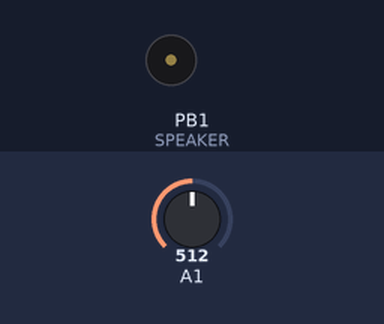
Bench run of a sketch on a simulated ATtiny85, built with avr-gcc and run on an emulated ATtiny85. Shown: buzzer (waves = sounding). Inputs (shaded band) come from the test bench; at power-on: A1 = 512.

Above: at 1.8 s.
1.9 s: A1 set to 0
At 3.3 s:
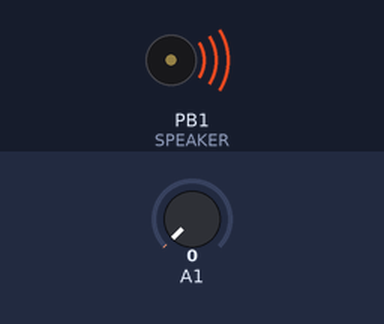
3.6 s: A1 set to 12
At 4.1 s:
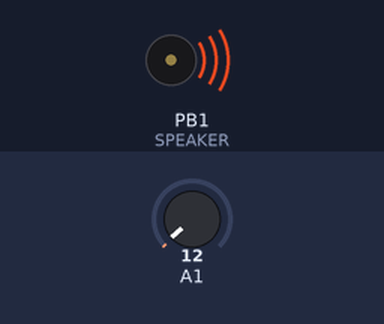
5.1 s: A1 set to 16
At 5.7 s:
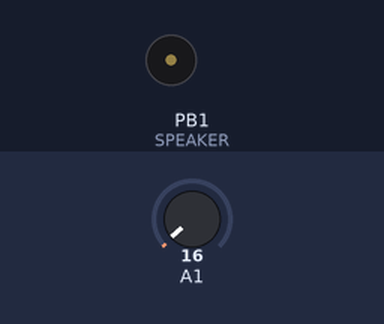
Timing chart, 0 to 8.1 s (numbered marks = the images above; inputs shaded):
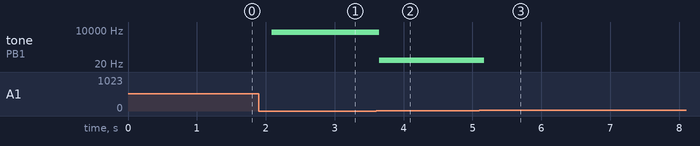

The sketch:

analogtest.ino
```cpp
/* Adafruit Trinket/Gemma Example: Simple Theramin

Read the voltage from a Cadmium Sulfide (CdS) photocell voltage divider
and output a corresponding tone to a piezo buzzer

Trinket Wiring: Photocell voltage divider center wire to GPIO #2
(analog 1) and output tone to GPIO #0 (digital 0)

Gemma Wiring: Voltage divider center wire to Gemma D2/A1, output
tone to Gemma D1.

Note: The Arduino tone library does not work for the ATTiny85 on the
Trinket and Gemma.  The beep function below is similar.  The beep code
is adapted from Dr. Leah Buechley at
http://web.media.mit.edu/~leah/LilyPad/07_sound_code.html

September 18, 2013
*/

#define SPEAKER   1    // Speaker on GPIO #0
#define PHOTOCELL 1    // CdS photocell on GPIO #2 (A1)
#define SCALE     2.0  // You can change this to change the tone scale

void setup() {
  pinMode(SPEAKER,OUTPUT);  // Set Trinket/Gemma Digital 0 to output
                            // to drive the piezo buzzer (important)
}

void loop() {
  int reading=analogRead(PHOTOCELL);  // Read Analog pin 1 for the changing

  digitalWrite(1,HIGH);
  delay(reading);                 // delay a bit between notes  (also adjustable to taste)
                       digitalWrite(1,LOW);
  delay(reading);                 // delay a bit between notes  (also adjustable to taste)


}
```

Measured:
- the behaviour switches between 13 and 14 on A1 (found by bisection; images 2 and 3)
- after the input at 1.9 s, tone on PB1 (SPEAKER): silent → 6812 Hz after 0.19 s
- after the input at 3.6 s, tone on PB1 (SPEAKER): 6812 Hz → 41 Hz after 0.05 s
- after the input at 5.1 s, tone on PB1 (SPEAKER): 41 Hz → silent after 0.07 s
